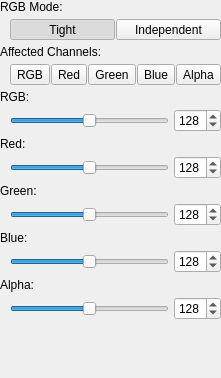
<?xml version="1.0" encoding="UTF-8"?>
<ui version="4.0">
 <class>FilterWidget</class>
 <widget class="QWidget" name="FilterWidget">
  <property name="geometry">
   <rect>
    <x>0</x>
    <y>0</y>
    <width>197</width>
    <height>378</height>
   </rect>
  </property>
  <property name="windowTitle">
   <string>Form</string>
  </property>
  <layout class="QVBoxLayout" name="verticalLayout" stretch="0,1">
   <property name="spacing">
    <number>0</number>
   </property>
   <property name="leftMargin">
    <number>0</number>
   </property>
   <property name="topMargin">
    <number>0</number>
   </property>
   <property name="rightMargin">
    <number>0</number>
   </property>
   <property name="bottomMargin">
    <number>0</number>
   </property>
   <item>
    <layout class="QVBoxLayout" name="verticalLayout_6">
     <property name="spacing">
      <number>5</number>
     </property>
     <item>
      <widget class="QLabel" name="label_3">
       <property name="text">
        <string>RGB Mode:</string>
       </property>
      </widget>
     </item>
     <item>
      <layout class="QHBoxLayout" name="horizontalLayout_2">
       <property name="spacing">
        <number>1</number>
       </property>
       <property name="leftMargin">
        <number>10</number>
       </property>
       <item>
        <widget class="QToolButton" name="mButtonRGBModeTight">
         <property name="sizePolicy">
          <sizepolicy hsizetype="Preferred" vsizetype="Preferred">
           <horstretch>0</horstretch>
           <verstretch>0</verstretch>
          </sizepolicy>
         </property>
         <property name="text">
          <string>Tight</string>
         </property>
         <property name="checkable">
          <bool>true</bool>
         </property>
         <property name="checked">
          <bool>true</bool>
         </property>
         <property name="autoExclusive">
          <bool>true</bool>
         </property>
         <property name="class" stdset="0">
          <string>cFlatOptionButton</string>
         </property>
         <attribute name="buttonGroup">
          <string notr="true">buttonGroup</string>
         </attribute>
        </widget>
       </item>
       <item>
        <widget class="QToolButton" name="mButtonRGBModeIndependent">
         <property name="sizePolicy">
          <sizepolicy hsizetype="Preferred" vsizetype="Preferred">
           <horstretch>0</horstretch>
           <verstretch>0</verstretch>
          </sizepolicy>
         </property>
         <property name="text">
          <string>Independent</string>
         </property>
         <property name="checkable">
          <bool>true</bool>
         </property>
         <property name="autoExclusive">
          <bool>true</bool>
         </property>
         <property name="class" stdset="0">
          <string>cFlatOptionButton</string>
         </property>
         <attribute name="buttonGroup">
          <string notr="true">buttonGroup</string>
         </attribute>
        </widget>
       </item>
      </layout>
     </item>
     <item>
      <widget class="QLabel" name="label">
       <property name="text">
        <string>Affected Channels:</string>
       </property>
      </widget>
     </item>
     <item>
      <layout class="QHBoxLayout" name="horizontalLayout">
       <property name="spacing">
        <number>1</number>
       </property>
       <property name="leftMargin">
        <number>10</number>
       </property>
       <item>
        <widget class="QToolButton" name="mButtonAffectedChannelsRGB">
         <property name="sizePolicy">
          <sizepolicy hsizetype="Preferred" vsizetype="Preferred">
           <horstretch>0</horstretch>
           <verstretch>0</verstretch>
          </sizepolicy>
         </property>
         <property name="text">
          <string>RGB</string>
         </property>
         <property name="checkable">
          <bool>true</bool>
         </property>
         <property name="class" stdset="0">
          <string>cFlatOptionButton</string>
         </property>
        </widget>
       </item>
       <item>
        <widget class="QToolButton" name="mButtonAffectedChannelsRed">
         <property name="sizePolicy">
          <sizepolicy hsizetype="Preferred" vsizetype="Preferred">
           <horstretch>0</horstretch>
           <verstretch>0</verstretch>
          </sizepolicy>
         </property>
         <property name="text">
          <string>Red</string>
         </property>
         <property name="checkable">
          <bool>true</bool>
         </property>
         <property name="class" stdset="0">
          <string>cFlatOptionButton</string>
         </property>
        </widget>
       </item>
       <item>
        <widget class="QToolButton" name="mButtonAffectedChannelsGreen">
         <property name="sizePolicy">
          <sizepolicy hsizetype="Preferred" vsizetype="Preferred">
           <horstretch>0</horstretch>
           <verstretch>0</verstretch>
          </sizepolicy>
         </property>
         <property name="text">
          <string>Green</string>
         </property>
         <property name="checkable">
          <bool>true</bool>
         </property>
         <property name="class" stdset="0">
          <string>cFlatOptionButton</string>
         </property>
        </widget>
       </item>
       <item>
        <widget class="QToolButton" name="mButtonAffectedChannelsBlue">
         <property name="sizePolicy">
          <sizepolicy hsizetype="Preferred" vsizetype="Preferred">
           <horstretch>0</horstretch>
           <verstretch>0</verstretch>
          </sizepolicy>
         </property>
         <property name="text">
          <string>Blue</string>
         </property>
         <property name="checkable">
          <bool>true</bool>
         </property>
         <property name="class" stdset="0">
          <string>cFlatOptionButton</string>
         </property>
        </widget>
       </item>
       <item>
        <widget class="QToolButton" name="mButtonAffectedChannelsAlpha">
         <property name="sizePolicy">
          <sizepolicy hsizetype="Preferred" vsizetype="Preferred">
           <horstretch>0</horstretch>
           <verstretch>0</verstretch>
          </sizepolicy>
         </property>
         <property name="text">
          <string>Alpha</string>
         </property>
         <property name="checkable">
          <bool>true</bool>
         </property>
         <property name="class" stdset="0">
          <string>cFlatOptionButton</string>
         </property>
        </widget>
       </item>
      </layout>
     </item>
     <item>
      <widget class="QWidget" name="mContainerRGB" native="true">
       <layout class="QVBoxLayout" name="verticalLayout_7">
        <property name="spacing">
         <number>5</number>
        </property>
        <property name="leftMargin">
         <number>0</number>
        </property>
        <property name="topMargin">
         <number>0</number>
        </property>
        <property name="rightMargin">
         <number>0</number>
        </property>
        <property name="bottomMargin">
         <number>0</number>
        </property>
        <item>
         <widget class="QLabel" name="label_7">
          <property name="text">
           <string>RGB:</string>
          </property>
         </widget>
        </item>
        <item>
         <layout class="QHBoxLayout" name="horizontalLayout_7">
          <property name="spacing">
           <number>5</number>
          </property>
          <property name="leftMargin">
           <number>10</number>
          </property>
          <item>
           <widget class="QSlider" name="mSliderRGB">
            <property name="maximum">
             <number>255</number>
            </property>
            <property name="value">
             <number>128</number>
            </property>
            <property name="orientation">
             <enum>Qt::Horizontal</enum>
            </property>
           </widget>
          </item>
          <item>
           <widget class="QSpinBox" name="mSpinRGB">
            <property name="maximum">
             <number>255</number>
            </property>
            <property name="value">
             <number>128</number>
            </property>
           </widget>
          </item>
         </layout>
        </item>
       </layout>
      </widget>
     </item>
     <item>
      <widget class="QWidget" name="mContainerRed" native="true">
       <layout class="QVBoxLayout" name="verticalLayout_5">
        <property name="spacing">
         <number>5</number>
        </property>
        <property name="leftMargin">
         <number>0</number>
        </property>
        <property name="topMargin">
         <number>0</number>
        </property>
        <property name="rightMargin">
         <number>0</number>
        </property>
        <property name="bottomMargin">
         <number>0</number>
        </property>
        <item>
         <widget class="QLabel" name="label_6">
          <property name="text">
           <string>Red:</string>
          </property>
         </widget>
        </item>
        <item>
         <layout class="QHBoxLayout" name="horizontalLayout_6">
          <property name="spacing">
           <number>5</number>
          </property>
          <property name="leftMargin">
           <number>10</number>
          </property>
          <item>
           <widget class="QSlider" name="mSliderRed">
            <property name="maximum">
             <number>255</number>
            </property>
            <property name="value">
             <number>128</number>
            </property>
            <property name="orientation">
             <enum>Qt::Horizontal</enum>
            </property>
           </widget>
          </item>
          <item>
           <widget class="QSpinBox" name="mSpinRed">
            <property name="maximum">
             <number>255</number>
            </property>
            <property name="value">
             <number>128</number>
            </property>
           </widget>
          </item>
         </layout>
        </item>
       </layout>
      </widget>
     </item>
     <item>
      <widget class="QWidget" name="mContainerGreen" native="true">
       <layout class="QVBoxLayout" name="verticalLayout_4">
        <property name="spacing">
         <number>5</number>
        </property>
        <property name="leftMargin">
         <number>0</number>
        </property>
        <property name="topMargin">
         <number>0</number>
        </property>
        <property name="rightMargin">
         <number>0</number>
        </property>
        <property name="bottomMargin">
         <number>0</number>
        </property>
        <item>
         <widget class="QLabel" name="label_5">
          <property name="text">
           <string>Green:</string>
          </property>
         </widget>
        </item>
        <item>
         <layout class="QHBoxLayout" name="horizontalLayout_5">
          <property name="spacing">
           <number>5</number>
          </property>
          <property name="leftMargin">
           <number>10</number>
          </property>
          <item>
           <widget class="QSlider" name="mSliderGreen">
            <property name="maximum">
             <number>255</number>
            </property>
            <property name="value">
             <number>128</number>
            </property>
            <property name="orientation">
             <enum>Qt::Horizontal</enum>
            </property>
           </widget>
          </item>
          <item>
           <widget class="QSpinBox" name="mSpinGreen">
            <property name="maximum">
             <number>255</number>
            </property>
            <property name="value">
             <number>128</number>
            </property>
           </widget>
          </item>
         </layout>
        </item>
       </layout>
      </widget>
     </item>
     <item>
      <widget class="QWidget" name="mContainerBlue" native="true">
       <layout class="QVBoxLayout" name="verticalLayout_3">
        <property name="spacing">
         <number>5</number>
        </property>
        <property name="leftMargin">
         <number>0</number>
        </property>
        <property name="topMargin">
         <number>0</number>
        </property>
        <property name="rightMargin">
         <number>0</number>
        </property>
        <property name="bottomMargin">
         <number>0</number>
        </property>
        <item>
         <widget class="QLabel" name="label_4">
          <property name="text">
           <string>Blue:</string>
          </property>
         </widget>
        </item>
        <item>
         <layout class="QHBoxLayout" name="horizontalLayout_4">
          <property name="spacing">
           <number>5</number>
          </property>
          <property name="leftMargin">
           <number>10</number>
          </property>
          <item>
           <widget class="QSlider" name="mSliderBlue">
            <property name="maximum">
             <number>255</number>
            </property>
            <property name="value">
             <number>128</number>
            </property>
            <property name="orientation">
             <enum>Qt::Horizontal</enum>
            </property>
           </widget>
          </item>
          <item>
           <widget class="QSpinBox" name="mSpinBlue">
            <property name="maximum">
             <number>255</number>
            </property>
            <property name="value">
             <number>128</number>
            </property>
           </widget>
          </item>
         </layout>
        </item>
       </layout>
      </widget>
     </item>
     <item>
      <widget class="QWidget" name="mContainerAlpha" native="true">
       <layout class="QVBoxLayout" name="verticalLayout_2">
        <property name="spacing">
         <number>5</number>
        </property>
        <property name="leftMargin">
         <number>0</number>
        </property>
        <property name="topMargin">
         <number>0</number>
        </property>
        <property name="rightMargin">
         <number>0</number>
        </property>
        <property name="bottomMargin">
         <number>0</number>
        </property>
        <item>
         <widget class="QLabel" name="label_2">
          <property name="text">
           <string>Alpha:</string>
          </property>
         </widget>
        </item>
        <item>
         <layout class="QHBoxLayout" name="horizontalLayout_3">
          <property name="spacing">
           <number>5</number>
          </property>
          <property name="leftMargin">
           <number>10</number>
          </property>
          <item>
           <widget class="QSlider" name="mSliderAlpha">
            <property name="maximum">
             <number>255</number>
            </property>
            <property name="value">
             <number>128</number>
            </property>
            <property name="orientation">
             <enum>Qt::Horizontal</enum>
            </property>
           </widget>
          </item>
          <item>
           <widget class="QSpinBox" name="mSpinAlpha">
            <property name="maximum">
             <number>255</number>
            </property>
            <property name="value">
             <number>128</number>
            </property>
           </widget>
          </item>
         </layout>
        </item>
       </layout>
      </widget>
     </item>
    </layout>
   </item>
   <item>
    <spacer name="verticalSpacer">
     <property name="orientation">
      <enum>Qt::Vertical</enum>
     </property>
     <property name="sizeHint" stdset="0">
      <size>
       <width>0</width>
       <height>0</height>
      </size>
     </property>
    </spacer>
   </item>
  </layout>
 </widget>
 <resources/>
 <connections/>
 <buttongroups>
  <buttongroup name="buttonGroup"/>
 </buttongroups>
</ui>
